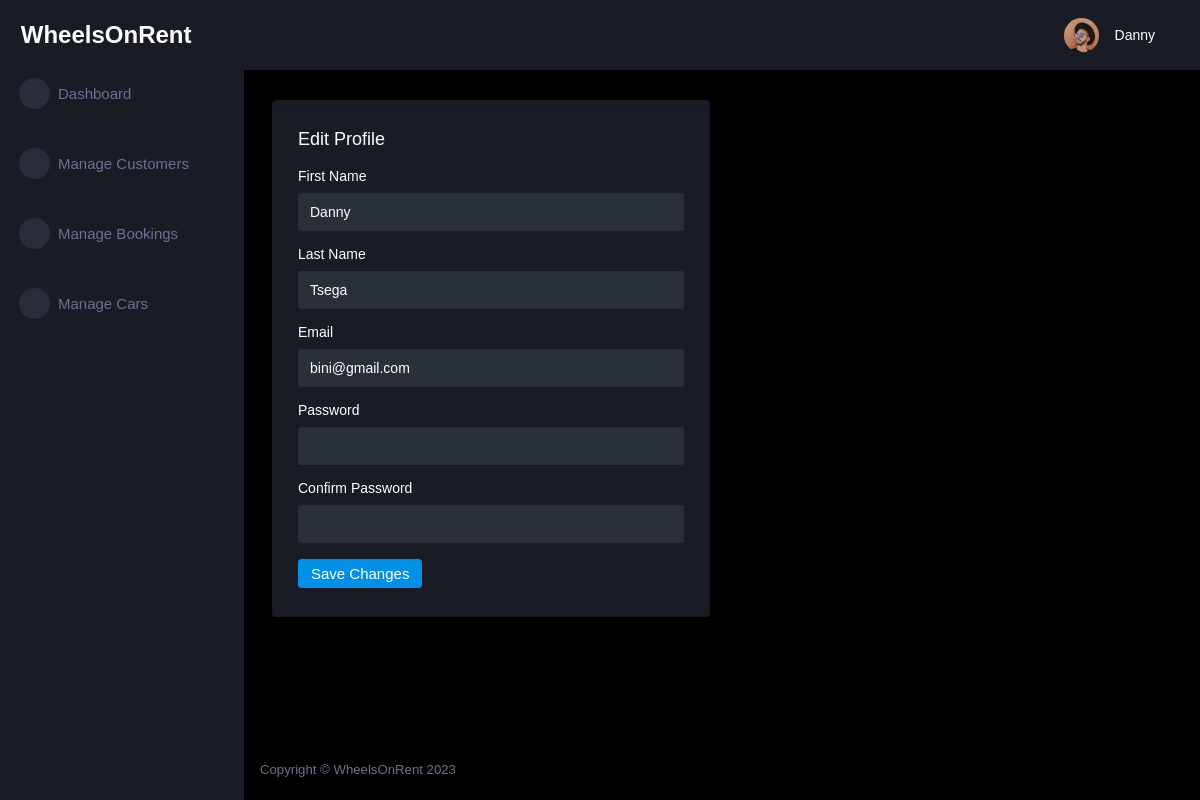
The app's page /customer/edit_profile (signed in) with its own data.
### tables this page shows
CREATE TABLE customer (
  id INTEGER PRIMARY KEY AUTOINCREMENT,
  name TEXT NOT NULL,
  last_name TEXT NOT NULL,
  phone_number TEXT NOT NULL,
  email TEXT NOT NULL,
  password TEXT NOT NULL,
  role TEXT INTEGER DEFAULT 0
);

### car_app/customer.py (the view, shortened to what this page needs)
@bp.route('/edit_profile', methods=('GET', 'POST'))
@login_required
def edit_profile():
    return render_template('admin/admin_update.html')

### car_app/customer.py (called while the page is built)
@bp.before_app_request
def load_logged_in_customer():
    customer_id = session.get('customer_id')
    if customer_id is None:
        g.customer = None
    else:
        g.customer = get_db().execute(
            'SELECT * FROM customer WHERE id = ?', (customer_id,)
        ).fetchone()

@bp.after_request
def add_header(response):
    response.headers['Cache-Control'] = 'no-store, no-cache, must-revalidate, max-age=0'
    response.headers['Pragma'] = 'no-cache'
    response.headers['Expires'] = '0'
    return response

def login_required(view):
    @functools.wraps(view)
    def wrapped_view(**kwargs):
        if g.customer is None:
            return redirect(url_for('customer.login'))
        return view(**kwargs)
    return wrapped_view

### car_app/db.py (called while the page is built)
def get_db():
    if 'db' not in g:
        g.db = sqlite3.connect(
            current_app.config['DATABASE'],
            detect_types=sqlite3.PARSE_DECLTYPES
        )
        g.db.row_factory = sqlite3.Row
    return g.db

### car_app/templates/admin/admin_update.html
{% extends 'admin/admin_base.html' %}
{% block content %}
<div class="content-wrapper">
  <div class="row">
    <div class="col-lg-6 grid-margin stretch-card">
      <div class="card">
        <div class="card-body">
          <h4 class="card-title">Edit Profile</h4>
          <form class="forms-sample" method="post">
            <div class="form-group">
              <label for="name">First Name</label>
              <input type="text" class="form-control" id="name" name="name" value="{{ g.customer.name }}" required>
            </div>
            <div class="form-group">
              <label for="last_name">Last Name</label>
              <input type="text" class="form-control" id="last_name" name="last_name" value="{{ g.customer.last_name }}" required>
            </div>
            <div class="form-group">
              <label for="email">Email</label>
              <input type="email" class="form-control" id="email" name="email" value="{{ g.customer.email }}" required>
            </div>
            <div class="form-group">
              <label for="password">Password</label>
              <input type="password" class="form-control" id="password" name="password" required>
            </div>
            <div class="form-group">
              <label for="confirm_password">Confirm Password</label>
              <input type="password" class="form-control" id="confirm_password" name="confirm_password" required>
            </div>
            <button type="submit" class="btn btn-primary">Save Changes</button>
          </form>
        </div>
      </div>
    </div>
  </div>
</div>
{% endblock %}

### car_app/templates/admin/admin_base.html (shortened to what this page needs)
<!DOCTYPE html>
<html lang="en">
<head>
    <link rel="stylesheet" href="https://cdn.jsdelivr.net/npm/bootstrap@4.0.0/dist/css/bootstrap.min.css">
    <link rel="stylesheet" href="{{ url_for('static', filename='assets/admin/assets/vendors/mdi/css/materialdesignicons.min.css')}}">
    <link rel="stylesheet" href="{{ url_for('static', filename='assets/admin/assets/vendors/css/vendor.bundle.base.css')}}">
    <link rel="stylesheet" href="{{ url_for('static', filename='assets/admin/assets/vendors/jvectormap/jquery-jvectormap.css')}}">
    <link rel="stylesheet" href="{{ url_for('static', filename='assets/admin/assets/vendors/flag-icon-css/css/flag-icon.min.css')}}">
    <link rel="stylesheet" href="{{ url_for('static', filename='assets/admin/assets/vendors/owl-carousel-2/owl.carousel.min.css')}}">
    <link rel="stylesheet" href="{{ url_for('static', filename='assets/admin/assets/vendors/owl-carousel-2/owl.theme.default.min.css')}}">
    <link rel="stylesheet" href="{{ url_for('static', filename='assets/admin/assets/css/style.css')}}">
</head>
<body>
    <div class="container-scroller">
        <nav class="sidebar sidebar-offcanvas" id="sidebar">
            <div class="sidebar-brand-wrapper d-none d-lg-flex align-items-center justify-content-center fixed-top">
                <a class="sidebar-brand brand-logo" href="{{ url_for('customer.admin_dashboard') }}" style="text-decoration: none; color: white; font-size: 24px; font-weight: bold; font-family: Verdana, Geneva, Tahoma, sans-serif;">WheelsOnRent</a>
            </div>
            <ul class="nav">
                <li class="nav-item menu-items">
                    <a class="nav-link" href="{{ url_for('customer.admin_dashboard') }}">
                        <span class="menu-icon">
                <i class="mdi mdi-speedometer"></i>
              </span>
                        <span class="menu-title">Dashboard</span>
                    </a>
                </li>
                <br>
                <li class="nav-item menu-items">
                    <a class="nav-link" href="{{ url_for('customer.index') }}">
                        <span class="menu-icon">
                <i class="mdi mdi-playlist-play"></i>
              </span>
                        <span class="menu-title">Manage Customers</span>
                    </a>
                </li>
                <br>
                <li class="nav-item menu-items">
                    <a class="nav-link" href="{{ url_for('booking.index') }}">
                        <span class="menu-icon">
                <i class="mdi mdi-table-large"></i>
              </span>
                        <span class="menu-title">Manage Bookings</span>
                    </a>
                </li>
                <br>
                <li class="nav-item menu-items">
                    <a class="nav-link" href="{{ url_for('car.index') }}">
                        <span class="menu-icon">
                <i class="mdi mdi-car"></i>
              </span>
                        <span class="menu-title">Manage Cars</span>
                    </a>
                </li>
            </ul>
        </nav>
        <div class="container-fluid page-body-wrapper">
            <nav class="navbar p-0 fixed-top d-flex flex-row">
                <div class="navbar-menu-wrapper flex-grow d-flex align-items-stretch">
                    <button class="navbar-toggler navbar-toggler align-self-center" type="button" data-toggle="minimize">
              <span class="mdi mdi-menu"></span>
            </button>
                    <ul class="navbar-nav navbar-nav-right">
                        <li class="nav-item nav-settings d-none d-lg-block">
                            <a class="nav-link" href="#">
                                <i class="mdi mdi-view-grid"></i>
                            </a>
                        </li>
                        <li class="nav-item dropdown">
                            <a class="nav-link" id="profileDropdown" href="#" data-toggle="dropdown">
                                <div class="navbar-profile">
                                    <img class="img-xs rounded-circle" src="{{ url_for('static', filename='assets/admin/assets/images/faces/face15.jpg')}}" alt="">
                                    <p class="mb-0 d-none d-sm-block navbar-profile-name">{{ g.customer['name'] }}</p>
                                    <i class="mdi mdi-menu-down d-none d-sm-block"></i>
                                </div>
                            </a>
                        </li>
                    </ul>
                </div>
            </nav>
            <div class="main-panel">
                {% block content %}{% endblock %}
                <footer class="footer">
                    <div class="d-sm-flex justify-content-center justify-content-sm-between">
                        <span class="text-muted d-block text-center text-sm-left d-sm-inline-block">Copyright © WheelsOnRent 2023</span>
                    </div>
                </footer>
            </div>
        </div>
    </div>
</body>
</html>

### records on screen
customer: customer.name "Danny", name "Danny", last_name "Tsega", email "bini@gmail.com"
